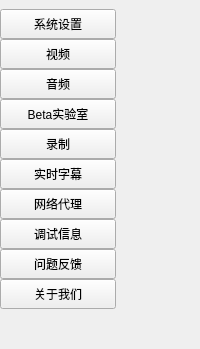
         <widget class="QWidget" name="widget" native="true">
          <property name="styleSheet">
           <string notr="true"/>
          </property>
          <layout class="QVBoxLayout" name="verticalLayout">
           <property name="spacing">
            <number>0</number>
           </property>
           <property name="leftMargin">
            <number>0</number>
           </property>
           <property name="topMargin">
            <number>9</number>
           </property>
           <property name="rightMargin">
            <number>0</number>
           </property>
           <property name="bottomMargin">
            <number>0</number>
           </property>
           <item>
            <widget class="QPushButton" name="pushButton_common">
             <property name="minimumSize">
              <size>
               <width>116</width>
               <height>30</height>
              </size>
             </property>
             <property name="maximumSize">
              <size>
               <width>116</width>
               <height>30</height>
              </size>
             </property>
             <property name="styleSheet">
              <string notr="true"/>
             </property>
             <property name="text">
              <string>系统设置</string>
             </property>
            </widget>
           </item>
           <item>
            <widget class="QPushButton" name="pushButton_vedioDevice">
             <property name="minimumSize">
              <size>
               <width>116</width>
               <height>30</height>
              </size>
             </property>
             <property name="maximumSize">
              <size>
               <width>116</width>
               <height>30</height>
              </size>
             </property>
             <property name="text">
              <string>视频</string>
             </property>
            </widget>
           </item>
           <item>
            <widget class="QPushButton" name="pushButton_audioDevice">
             <property name="minimumSize">
              <size>
               <width>116</width>
               <height>30</height>
              </size>
             </property>
             <property name="maximumSize">
              <size>
               <width>116</width>
               <height>30</height>
              </size>
             </property>
             <property name="text">
              <string>音频</string>
             </property>
            </widget>
           </item>
           <item>
            <widget class="QPushButton" name="pushButton_ai">
             <property name="minimumSize">
              <size>
               <width>116</width>
               <height>30</height>
              </size>
             </property>
             <property name="maximumSize">
              <size>
               <width>116</width>
               <height>30</height>
              </size>
             </property>
             <property name="text">
              <string>Beta实验室</string>
             </property>
            </widget>
           </item>
           <item>
            <widget class="QPushButton" name="pushButton_record">
             <property name="minimumSize">
              <size>
               <width>116</width>
               <height>30</height>
              </size>
             </property>
             <property name="maximumSize">
              <size>
               <width>116</width>
               <height>30</height>
              </size>
             </property>
             <property name="text">
              <string>录制</string>
             </property>
            </widget>
           </item>
           <item>
            <widget class="QPushButton" name="pushButton_voiceTranslate">
             <property name="minimumSize">
              <size>
               <width>116</width>
               <height>30</height>
              </size>
             </property>
             <property name="maximumSize">
              <size>
               <width>116</width>
               <height>30</height>
              </size>
             </property>
             <property name="text">
              <string>实时字幕</string>
             </property>
            </widget>
           </item>
           <item>
            <widget class="QPushButton" name="pushButton_proxy">
             <property name="minimumSize">
              <size>
               <width>116</width>
               <height>30</height>
              </size>
             </property>
             <property name="maximumSize">
              <size>
               <width>116</width>
               <height>30</height>
              </size>
             </property>
             <property name="text">
              <string>网络代理</string>
             </property>
            </widget>
           </item>
           <item>
            <widget class="QPushButton" name="pushButton_debug">
             <property name="minimumSize">
              <size>
               <width>116</width>
               <height>30</height>
              </size>
             </property>
             <property name="maximumSize">
              <size>
               <width>116</width>
               <height>30</height>
              </size>
             </property>
             <property name="text">
              <string>调试信息</string>
             </property>
            </widget>
           </item>
           <item>
            <widget class="QPushButton" name="pushButton_question">
             <property name="minimumSize">
              <size>
               <width>116</width>
               <height>30</height>
              </size>
             </property>
             <property name="maximumSize">
              <size>
               <width>116</width>
               <height>30</height>
              </size>
             </property>
             <property name="text">
              <string>问题反馈</string>
             </property>
            </widget>
           </item>
           <item>
            <widget class="QPushButton" name="pushButton_aboutUs">
             <property name="minimumSize">
              <size>
               <width>116</width>
               <height>30</height>
              </size>
             </property>
             <property name="maximumSize">
              <size>
               <width>116</width>
               <height>30</height>
              </size>
             </property>
             <property name="text">
              <string>关于我们</string>
             </property>
            </widget>
           </item>
           <item>
            <spacer name="verticalSpacer_2">
             <property name="orientation">
              <enum>Qt::Vertical</enum>
             </property>
             <property name="sizeHint" stdset="0">
              <size>
               <width>20</width>
               <height>40</height>
              </size>
             </property>
            </spacer>
           </item>
          </layout>
         </widget>
